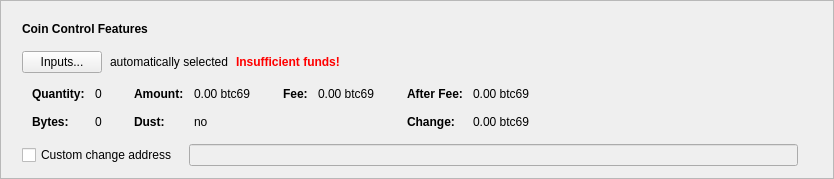
      <widget class="QFrame" name="frameCoinControl">
       <property name="sizePolicy">
        <sizepolicy hsizetype="Expanding" vsizetype="Fixed">
         <horstretch>0</horstretch>
         <verstretch>0</verstretch>
        </sizepolicy>
       </property>
       <property name="frameShape">
        <enum>QFrame::StyledPanel</enum>
       </property>
       <property name="frameShadow">
        <enum>QFrame::Raised</enum>
       </property>
       <layout class="QVBoxLayout" name="verticalLayout_2">
        <item>
         <layout class="QVBoxLayout" name="verticalLayoutCoinControl" stretch="0,0,0,0,0">
          <property name="spacing">
           <number>0</number>
          </property>
          <property name="sizeConstraint">
           <enum>QLayout::SetDefaultConstraint</enum>
          </property>
          <property name="leftMargin">
           <number>10</number>
          </property>
          <property name="topMargin">
           <number>10</number>
          </property>
          <item>
           <layout class="QHBoxLayout" name="horizontalLayoutCoinControl1">
            <property name="bottomMargin">
             <number>15</number>
            </property>
            <item>
             <widget class="QLabel" name="labelCoinControlFeatures">
              <property name="sizePolicy">
               <sizepolicy hsizetype="Preferred" vsizetype="Maximum">
                <horstretch>0</horstretch>
                <verstretch>0</verstretch>
               </sizepolicy>
              </property>
              <property name="font">
               <font>
                <weight>75</weight>
                <bold>true</bold>
               </font>
              </property>
              <property name="styleSheet">
               <string notr="true">font-weight:bold;</string>
              </property>
              <property name="text">
               <string>Coin Control Features</string>
              </property>
             </widget>
            </item>
           </layout>
          </item>
          <item>
           <layout class="QHBoxLayout" name="horizontalLayoutCoinControl2" stretch="0,0,0,0">
            <property name="spacing">
             <number>8</number>
            </property>
            <property name="bottomMargin">
             <number>10</number>
            </property>
            <item>
             <widget class="QPushButton" name="pushButtonCoinControl">
              <property name="styleSheet">
               <string notr="true"/>
              </property>
              <property name="text">
               <string>Inputs...</string>
              </property>
              <property name="autoDefault">
               <bool>false</bool>
              </property>
             </widget>
            </item>
            <item>
             <widget class="QLabel" name="labelCoinControlAutomaticallySelected">
              <property name="text">
               <string>automatically selected</string>
              </property>
              <property name="margin">
               <number>5</number>
              </property>
             </widget>
            </item>
            <item>
             <widget class="QLabel" name="labelCoinControlInsuffFunds">
              <property name="font">
               <font>
                <weight>75</weight>
                <bold>true</bold>
               </font>
              </property>
              <property name="styleSheet">
               <string notr="true">color:red;font-weight:bold;</string>
              </property>
              <property name="text">
               <string>Insufficient funds!</string>
              </property>
              <property name="margin">
               <number>5</number>
              </property>
             </widget>
            </item>
            <item>
             <spacer name="horizontalSpacerCoinControl">
              <property name="orientation">
               <enum>Qt::Horizontal</enum>
              </property>
              <property name="sizeHint" stdset="0">
               <size>
                <width>40</width>
                <height>1</height>
               </size>
              </property>
             </spacer>
            </item>
           </layout>
          </item>
          <item>
           <widget class="QWidget" name="widgetCoinControl" native="true">
            <property name="sizePolicy">
             <sizepolicy hsizetype="Preferred" vsizetype="Preferred">
              <horstretch>0</horstretch>
              <verstretch>0</verstretch>
             </sizepolicy>
            </property>
            <property name="minimumSize">
             <size>
              <width>0</width>
              <height>0</height>
             </size>
            </property>
            <property name="styleSheet">
             <string notr="true"/>
            </property>
            <layout class="QHBoxLayout" name="horizontalLayoutCoinControl5">
             <property name="leftMargin">
              <number>0</number>
             </property>
             <property name="topMargin">
              <number>0</number>
             </property>
             <property name="rightMargin">
              <number>0</number>
             </property>
             <property name="bottomMargin">
              <number>0</number>
             </property>
             <item>
              <layout class="QHBoxLayout" name="horizontalLayoutCoinControl3" stretch="0,0,0,1">
               <property name="spacing">
                <number>20</number>
               </property>
               <property name="topMargin">
                <number>0</number>
               </property>
               <property name="bottomMargin">
                <number>10</number>
               </property>
               <item>
                <layout class="QFormLayout" name="formLayoutCoinControl1">
                 <property name="horizontalSpacing">
                  <number>10</number>
                 </property>
                 <property name="verticalSpacing">
                  <number>14</number>
                 </property>
                 <property name="leftMargin">
                  <number>10</number>
                 </property>
                 <property name="topMargin">
                  <number>4</number>
                 </property>
                 <property name="rightMargin">
                  <number>6</number>
                 </property>
                 <item row="0" column="0">
                  <widget class="QLabel" name="labelCoinControlQuantityText">
                   <property name="font">
                    <font>
                     <weight>75</weight>
                     <bold>true</bold>
                    </font>
                   </property>
                   <property name="text">
                    <string>Quantity:</string>
                   </property>
                   <property name="margin">
                    <number>0</number>
                   </property>
                  </widget>
                 </item>
                 <item row="0" column="1">
                  <widget class="QLabel" name="labelCoinControlQuantity">
                   <property name="cursor">
                    <cursorShape>IBeamCursor</cursorShape>
                   </property>
                   <property name="contextMenuPolicy">
                    <enum>Qt::ActionsContextMenu</enum>
                   </property>
                   <property name="text">
                    <string notr="true">0</string>
                   </property>
                   <property name="margin">
                    <number>0</number>
                   </property>
                   <property name="textInteractionFlags">
                    <set>Qt::LinksAccessibleByMouse|Qt::TextSelectableByKeyboard|Qt::TextSelectableByMouse</set>
                   </property>
                  </widget>
                 </item>
                 <item row="1" column="0">
                  <widget class="QLabel" name="labelCoinControlBytesText">
                   <property name="font">
                    <font>
                     <weight>75</weight>
                     <bold>true</bold>
                    </font>
                   </property>
                   <property name="text">
                    <string>Bytes:</string>
                   </property>
                  </widget>
                 </item>
                 <item row="1" column="1">
                  <widget class="QLabel" name="labelCoinControlBytes">
                   <property name="cursor">
                    <cursorShape>IBeamCursor</cursorShape>
                   </property>
                   <property name="contextMenuPolicy">
                    <enum>Qt::ActionsContextMenu</enum>
                   </property>
                   <property name="text">
                    <string notr="true">0</string>
                   </property>
                   <property name="textInteractionFlags">
                    <set>Qt::LinksAccessibleByMouse|Qt::TextSelectableByKeyboard|Qt::TextSelectableByMouse</set>
                   </property>
                  </widget>
                 </item>
                </layout>
               </item>
               <item>
                <layout class="QFormLayout" name="formLayoutCoinControl2">
                 <property name="horizontalSpacing">
                  <number>10</number>
                 </property>
                 <property name="verticalSpacing">
                  <number>14</number>
                 </property>
                 <property name="leftMargin">
                  <number>6</number>
                 </property>
                 <property name="topMargin">
                  <number>4</number>
                 </property>
                 <property name="rightMargin">
                  <number>6</number>
                 </property>
                 <item row="0" column="0">
                  <widget class="QLabel" name="labelCoinControlAmountText">
                   <property name="font">
                    <font>
                     <weight>75</weight>
                     <bold>true</bold>
                    </font>
                   </property>
                   <property name="text">
                    <string>Amount:</string>
                   </property>
                   <property name="margin">
                    <number>0</number>
                   </property>
                  </widget>
                 </item>
                 <item row="0" column="1">
                  <widget class="QLabel" name="labelCoinControlAmount">
                   <property name="cursor">
                    <cursorShape>IBeamCursor</cursorShape>
                   </property>
                   <property name="contextMenuPolicy">
                    <enum>Qt::ActionsContextMenu</enum>
                   </property>
                   <property name="text">
                    <string notr="true">0.00 btc69</string>
                   </property>
                   <property name="textInteractionFlags">
                    <set>Qt::LinksAccessibleByMouse|Qt::TextSelectableByKeyboard|Qt::TextSelectableByMouse</set>
                   </property>
                  </widget>
                 </item>
                 <item row="1" column="0">
                  <widget class="QLabel" name="labelCoinControlLowOutputText">
                   <property name="font">
                    <font>
                     <weight>75</weight>
                     <bold>true</bold>
                    </font>
                   </property>
                   <property name="text">
                    <string>Dust:</string>
                   </property>
                  </widget>
                 </item>
                 <item row="1" column="1">
                  <widget class="QLabel" name="labelCoinControlLowOutput">
                   <property name="cursor">
                    <cursorShape>IBeamCursor</cursorShape>
                   </property>
                   <property name="contextMenuPolicy">
                    <enum>Qt::ActionsContextMenu</enum>
                   </property>
                   <property name="text">
                    <string notr="true">no</string>
                   </property>
                   <property name="textInteractionFlags">
                    <set>Qt::LinksAccessibleByMouse|Qt::TextSelectableByKeyboard|Qt::TextSelectableByMouse</set>
                   </property>
                  </widget>
                 </item>
                </layout>
               </item>
               <item>
                <layout class="QFormLayout" name="formLayoutCoinControl3">
                 <property name="horizontalSpacing">
                  <number>10</number>
                 </property>
                 <property name="verticalSpacing">
                  <number>14</number>
                 </property>
                 <property name="leftMargin">
                  <number>6</number>
                 </property>
                 <property name="topMargin">
                  <number>4</number>
                 </property>
                 <property name="rightMargin">
                  <number>6</number>
                 </property>
                 <item row="0" column="0">
                  <widget class="QLabel" name="labelCoinControlFeeText">
                   <property name="font">
                    <font>
                     <weight>75</weight>
                     <bold>true</bold>
                    </font>
                   </property>
                   <property name="text">
                    <string>Fee:</string>
                   </property>
                   <property name="margin">
                    <number>0</number>
                   </property>
                  </widget>
                 </item>
                 <item row="0" column="1">
                  <widget class="QLabel" name="labelCoinControlFee">
                   <property name="cursor">
                    <cursorShape>IBeamCursor</cursorShape>
                   </property>
                   <property name="contextMenuPolicy">
                    <enum>Qt::ActionsContextMenu</enum>
                   </property>
                   <property name="text">
                    <string notr="true">0.00 btc69</string>
                   </property>
                   <property name="textInteractionFlags">
                    <set>Qt::LinksAccessibleByMouse|Qt::TextSelectableByKeyboard|Qt::TextSelectableByMouse</set>
                   </property>
                  </widget>
                 </item>
                </layout>
               </item>
               <item>
                <layout class="QFormLayout" name="formLayoutCoinControl4">
                 <property name="horizontalSpacing">
                  <number>10</number>
                 </property>
                 <property name="verticalSpacing">
                  <number>14</number>
                 </property>
                 <property name="leftMargin">
                  <number>6</number>
                 </property>
                 <property name="topMargin">
                  <number>4</number>
                 </property>
                 <property name="rightMargin">
                  <number>6</number>
                 </property>
                 <item row="0" column="0">
                  <widget class="QLabel" name="labelCoinControlAfterFeeText">
                   <property name="font">
                    <font>
                     <weight>75</weight>
                     <bold>true</bold>
                    </font>
                   </property>
                   <property name="text">
                    <string>After Fee:</string>
                   </property>
                   <property name="margin">
                    <number>0</number>
                   </property>
                  </widget>
                 </item>
                 <item row="0" column="1">
                  <widget class="QLabel" name="labelCoinControlAfterFee">
                   <property name="cursor">
                    <cursorShape>IBeamCursor</cursorShape>
                   </property>
                   <property name="contextMenuPolicy">
                    <enum>Qt::ActionsContextMenu</enum>
                   </property>
                   <property name="text">
                    <string notr="true">0.00 btc69</string>
                   </property>
                   <property name="textInteractionFlags">
                    <set>Qt::LinksAccessibleByMouse|Qt::TextSelectableByKeyboard|Qt::TextSelectableByMouse</set>
                   </property>
                  </widget>
                 </item>
                 <item row="1" column="0">
                  <widget class="QLabel" name="labelCoinControlChangeText">
                   <property name="font">
                    <font>
                     <weight>75</weight>
                     <bold>true</bold>
                    </font>
                   </property>
                   <property name="text">
                    <string>Change:</string>
                   </property>
                  </widget>
                 </item>
                 <item row="1" column="1">
                  <widget class="QLabel" name="labelCoinControlChange">
                   <property name="cursor">
                    <cursorShape>IBeamCursor</cursorShape>
                   </property>
                   <property name="contextMenuPolicy">
                    <enum>Qt::ActionsContextMenu</enum>
                   </property>
                   <property name="text">
                    <string notr="true">0.00 btc69</string>
                   </property>
                   <property name="textInteractionFlags">
                    <set>Qt::LinksAccessibleByMouse|Qt::TextSelectableByKeyboard|Qt::TextSelectableByMouse</set>
                   </property>
                  </widget>
                 </item>
                </layout>
               </item>
              </layout>
             </item>
            </layout>
           </widget>
          </item>
          <item>
           <layout class="QHBoxLayout" name="horizontalLayoutCoinControl4" stretch="0,0,0">
            <property name="spacing">
             <number>12</number>
            </property>
            <property name="sizeConstraint">
             <enum>QLayout::SetDefaultConstraint</enum>
            </property>
            <property name="topMargin">
             <number>5</number>
            </property>
            <property name="rightMargin">
             <number>5</number>
            </property>
            <item>
             <widget class="QCheckBox" name="checkBoxCoinControlChange">
              <property name="toolTip">
               <string>If this is activated, but the change address is empty or invalid, change will be sent to a newly generated address.</string>
              </property>
              <property name="text">
               <string>Custom change address</string>
              </property>
             </widget>
            </item>
            <item>
             <widget class="QValidatedLineEdit" name="lineEditCoinControlChange">
              <property name="enabled">
               <bool>false</bool>
              </property>
              <property name="sizePolicy">
               <sizepolicy hsizetype="Expanding" vsizetype="Fixed">
                <horstretch>0</horstretch>
                <verstretch>0</verstretch>
               </sizepolicy>
              </property>
             </widget>
            </item>
            <item>
             <widget class="QLabel" name="labelCoinControlChangeLabel">
              <property name="sizePolicy">
               <sizepolicy hsizetype="Preferred" vsizetype="Expanding">
                <horstretch>0</horstretch>
                <verstretch>0</verstretch>
               </sizepolicy>
              </property>
              <property name="minimumSize">
               <size>
                <width>0</width>
                <height>0</height>
               </size>
              </property>
              <property name="text">
               <string/>
              </property>
              <property name="margin">
               <number>3</number>
              </property>
             </widget>
            </item>
           </layout>
          </item>
          <item>
           <spacer name="verticalSpacerCoinControl">
            <property name="orientation">
             <enum>Qt::Vertical</enum>
            </property>
            <property name="sizeType">
             <enum>QSizePolicy::Expanding</enum>
            </property>
            <property name="sizeHint" stdset="0">
             <size>
              <width>800</width>
              <height>1</height>
             </size>
            </property>
           </spacer>
          </item>
         </layout>
        </item>
       </layout>
      </widget>
